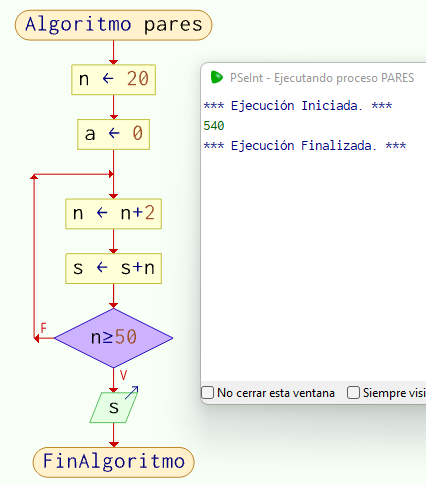
#> input picture QUIZZ/Q1_02-01_pares.png, 426 x 485 px
$ jupyter execute Quiz1_respuestas.ipynb
#> lines starting #> are read from the running program, lines starting #| are printed output that depends on the picture
# Respuestas Quiz 01
### recuerden que maneras de programar hay muchas, estos son ejemplos de como podria
### haberse resuelto este quiz, recuerden que su calificacion depende de la manera como lo hicieron
### y el docente que les evalue

# Q 01-01

[cell 1]
print("la suma de 1 A 5 es :" ,1+2+3+4+5)

[cell 2]
#para agregar imagenes a este notebook instalo la libreria opencv, para esto instalamos la libreria en anaconda a traves
#del sigueinte codigo:

import sys

# Q02-01

[cell 3]
#improtar imagenes en python con opencv
import cv2 ########################################### esta es la libreria que acabo de instalar ##########################
from matplotlib import pyplot as plt

fig = plt.figure(figsize=(10, 7))

rows = 1
columns = 2

Image1 = cv2.imread('Q1_02-01_pares.png')
#> Image1 is the input picture: shape (485, 426, 3); mean B, G, R 238.5, 244.6, 242.4
Image2 = cv2.imread('Q1_02-01_impares.png')
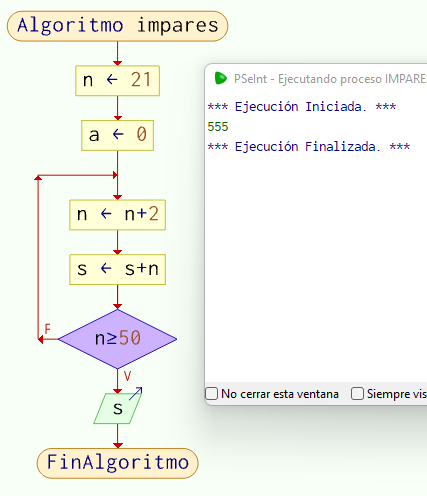
#> input picture QUIZZ/Q1_02-01_impares.png, 427 x 496 px
#> Image2 is the input picture: shape (496, 427, 3); mean B, G, R 238.5, 244.8, 242.5

fig.add_subplot(rows, columns, 1)

plt.imshow(Image1)
plt.axis('off')
plt.title("Pares")

fig.add_subplot(rows, columns, 2)

plt.imshow(Image2)
plt.axis('off')
plt.title("Impares")


#hubo un error de redacción, se muestra pares pero decia impares,

#la respuesta era hallar la suma de los pares del 20 al 50

#como hubo un error admitimos si la respuesta es de los numeros impares
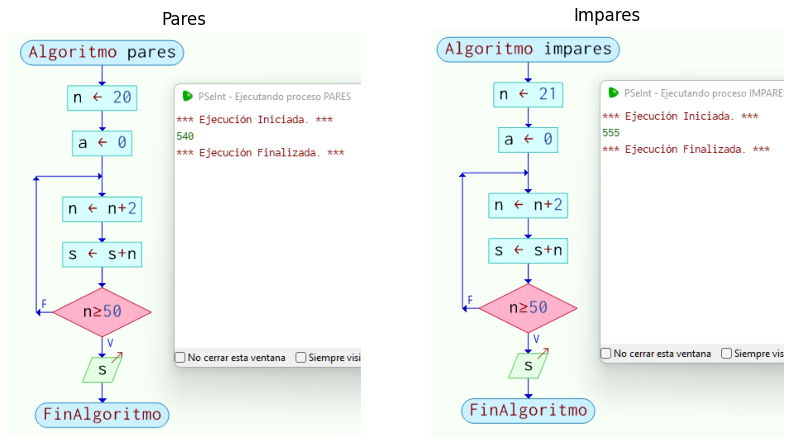
#> figure drawn by matplotlib, 2 panels; B, G, R data is drawn as R, G, B

# Q 02-02

[cell 4]
n = int(input())
#> the answer given: 3

if n%2==0:
    print("es un numero par")
#if n%2==1:
else:
    print("es un numero impar")

# Q 03-01

[cell 5]
print("*" * 28)
print("#" * 28)

# Q 04-01

[cell 6]
nombre="jose"
direccion="colombia"

print("mi nombre es: ",nombre,"mi direccion es: ", direccion)

# Q 05-01

[cell 7]
print("Tablas de verdad de  and y or" )
print("  x     y    | and     |  or ")
print("False False  | {}   |  {} ".format(False and False,False or False))
print("False True   | {}   |  {} ".format(False and True,False or True))
print("True  False  | {}   |  {} ".format(True and False,True or False))
print("True  True   | {}    |  {} ".format(True and True,True or True))

# Q 06-01

[cell 8]
n1=int(input("ingrese el primer numero : "))
#> the answer given: 3
n2=int(input("ingrese el segundo numero : "))
#> the answer given: 3

mayor=0
menor=0

if n1>n2:
    mayor=n1
    menor=n2
elif n2>n1:
    mayor=n2
    menor=n1
else:
    print("los numeros son iguales")

print(menor,mayor)

# Q 07-01

[cell 9]
print("la persona es un niño o un adulto? ")
r1=input()

if r1=="adulto":
    print("esta casado o soltero? ")
    r2=input()

    if r2=="soltero":
        print("la persona es un adulto y no esta casado")
    elif r2=="casado":
        print("la persona es un adulto y si esta casado")

elif r1=="niño":
    print("la persona es un niño y no esta casado")

# Q 08-01

[cell 10]
print(list(range(2,13,1)))
contador_de_ceros=0

for contador1 in range(2,13,1):
    for contador2 in range(1,contador1+1):
        #print("{} / {}".format(contador1,contador2))
        #print(contador1%contador2)
        if contador1%contador2==0:
            contador_de_ceros+=1
        #print("numero de ceros: ", aux)
    if contador_de_ceros>2:
        print(contador1, "es un numero compuesto")
    elif contador_de_ceros==2:
        print(contador1, "es un numero primo")
    contador_de_ceros=0
    #print()

# Q 09-01

[cell 11]
for numero in range(100,1000,1):

    centenas=(numero%1000-numero%100)//100
    decenas=(numero%100-numero%10)//10
    unidades=numero%10

    if centenas**3+decenas**3+unidades**3==numero:
        print(numero, " es un numero de amstrong")
